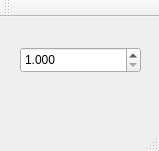
<?xml version="1.0" encoding="UTF-8"?>
<ui version="4.0">
 <class>MainWindow</class>
 <widget class="QMainWindow" name="MainWindow">
  <property name="enabled">
   <bool>true</bool>
  </property>
  <property name="geometry">
   <rect>
    <x>0</x>
    <y>0</y>
    <width>159</width>
    <height>151</height>
   </rect>
  </property>
  <property name="windowTitle">
   <string>MainWindow</string>
  </property>
  <widget class="QWidget" name="centralWidget">
   <widget class="QDoubleSpinBox" name="doubleSpinBox">
    <property name="geometry">
     <rect>
      <x>20</x>
      <y>30</y>
      <width>121</width>
      <height>26</height>
     </rect>
    </property>
    <property name="decimals">
     <number>3</number>
    </property>
    <property name="minimum">
     <double>1.000000000000000</double>
    </property>
    <property name="singleStep">
     <double>0.010000000000000</double>
    </property>
    <property name="value">
     <double>1.000000000000000</double>
    </property>
   </widget>
  </widget>
  <widget class="QMenuBar" name="menuBar">
   <property name="geometry">
    <rect>
     <x>0</x>
     <y>0</y>
     <width>159</width>
     <height>22</height>
    </rect>
   </property>
  </widget>
  <widget class="QToolBar" name="mainToolBar">
   <attribute name="toolBarArea">
    <enum>TopToolBarArea</enum>
   </attribute>
   <attribute name="toolBarBreak">
    <bool>false</bool>
   </attribute>
  </widget>
  <widget class="QStatusBar" name="statusBar"/>
 </widget>
 <layoutdefault spacing="6" margin="11"/>
 <resources/>
 <connections/>
</ui>
